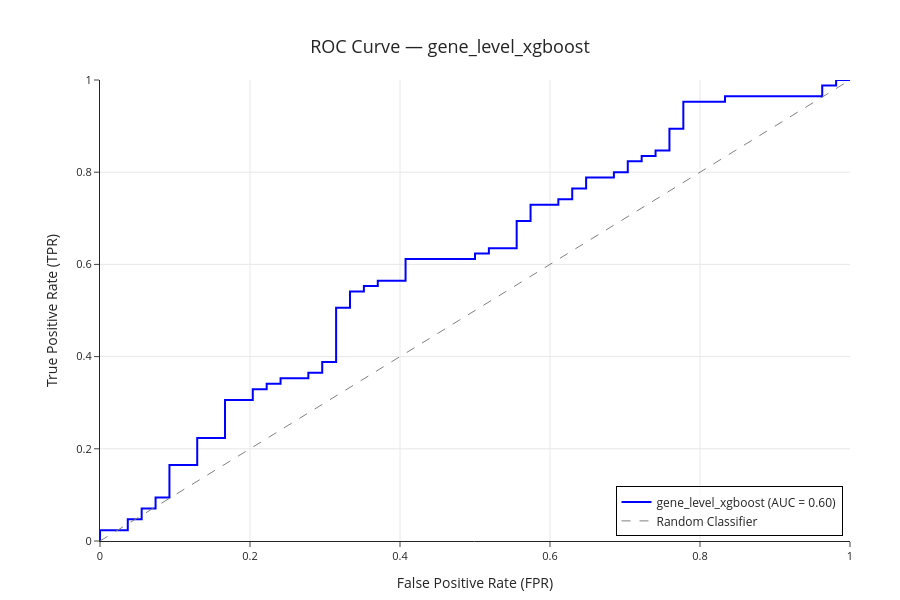

Source (notebook cell):
### Markdown cell above
### ROC curve — Full availability (N=139)

Detailed diagnostic evaluation is performed only for the representation-classifier combination selected through the inner-cross-validation criterion.

The following analyses use pooled out-of-fold predictions. Therefore, each patient's prediction was generated by a model that did not use that patient during training.

The diagnostic evaluation includes:

- ROC analysis;
- precision-recall analysis;
- confusion matrix;
- probability calibration;
- train-test performance gap.

These are internal held-out estimates for the evaluated combinations. Selecting one combination globally across overlapping outer-training partitions does not provide independent validation of that final selection. This is a selection-uncertainty issue, not leakage from fitting a transformation on an outer-test fold. External validation remains necessary.

### Code cell
roc_curves_data = [
    {
        "y_true": (
            selected_predictions_df["y_true"].values
        ),
        "y_prob": (
            selected_predictions_df["y_prob_poly"].values
        ),
        "label": selected_representation,
        "is_main_curve": True,
    }
]

plot_roc_curves(
    curves_data=roc_curves_data,
    title=(
        f"ROC Curve — "
        f"{selected_representation}"
    ),
    interactive=False,
)

### Figure 1 — Plotly figure (JSON) as saved in the notebook; plotly's stock layout.template omitted (floating-point values rounded to 4 significant figures)
{"data": [{"line": {"color": "blue", "width": 2}, "mode": "lines", "name": "gene_level_xgboost (AUC = 0.60)", "type": "scatter", "x": [0.0, 0.0, 0.0, 0.03704, 0.03704, 0.05556, 0.05556, 0.07407, 0.07407, 0.09259, 0.09259, 0.1296, 0.1296, 0.1667, 0.1667, 0.1667, 0.1667, 0.2037, 0.2037, 0.2222, 0.2222, 0.2407, 0.2407, 0.2778, 0.2778, 0.2963, 0.2963, 0.3148, 0.3148, 0.3333, 0.3333, 0.3519, 0.3519, 0.3704, 0.3704, 0.4074, 0.4074, 0.5, 0.5, 0.5185, 0.5185, 0.5556, 0.5556, 0.5741, 0.5741, 0.6111, 0.6111, 0.6296, 0.6296, 0.6481, 0.6481, 0.6852, 0.6852, 0.7037, 0.7037, 0.7222, 0.7222, 0.7407, 0.7407, 0.7593, 0.7593, 0.7778, 0.7778, 0.8333, 0.8333, 0.963, 0.963, 0.9815, 0.9815, 1.0], "y": [0.0, 0.01176, 0.02353, 0.02353, 0.04706, 0.04706, 0.07059, 0.07059, 0.09412, 0.09412, 0.1647, 0.1647, 0.2235, 0.2235, 0.2471, 0.2706, 0.3059, 0.3059, 0.3294, 0.3294, 0.3412, 0.3412, 0.3529, 0.3529, 0.3647, 0.3647, 0.3882, 0.3882, 0.5059, 0.5059, 0.5412, 0.5412, 0.5529, 0.5529, 0.5647, 0.5647, 0.6118, 0.6118, 0.6235, 0.6235, 0.6353, 0.6353, 0.6941, 0.6941, 0.7294, 0.7294, 0.7412, 0.7412, 0.7647, 0.7647, 0.7882, 0.7882, 0.8, 0.8, 0.8235, 0.8235, 0.8353, 0.8353, 0.8471, 0.8471, 0.8941, 0.8941, 0.9529, 0.9529, 0.9647, 0.9647, 0.9882, 0.9882, 1.0, 1.0]}, {"line": {"color": "grey", "dash": "dash", "width": 1}, "mode": "lines", "name": "Random Classifier", "type": "scatter", "x": [0, 1], "y": [0, 1]}], "layout": {"autosize": false, "font": {"size": 12}, "height": 600, "hovermode": "closest", "legend": {"bgcolor": "rgba(255,255,255,0.7)", "bordercolor": "Black", "borderwidth": 1, "font": {"size": 12}, "x": 0.99, "xanchor": "right", "y": 0.01, "yanchor": "bottom"}, "margin": {"b": 50, "l": 100, "r": 50, "t": 80}, "showlegend": true, "title": {"font": {"size": 18}, "text": "ROC Curve — gene_level_xgboost", "x": 0.5, "xanchor": "center", "yanchor": "top"}, "width": 900, "xaxis": {"range": [0, 1], "showgrid": true, "tickfont": {"size": 11}, "title": {"font": {"size": 14}, "text": "False Positive Rate (FPR)"}}, "yaxis": {"range": [0, 1], "showgrid": true, "tickfont": {"size": 11}, "title": {"font": {"size": 14}, "text": "True Positive Rate (TPR)"}}}}
